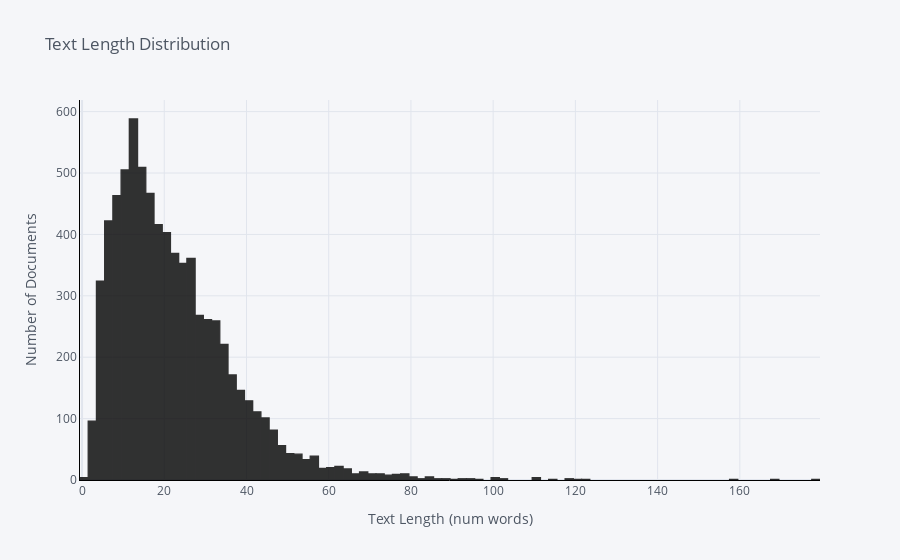
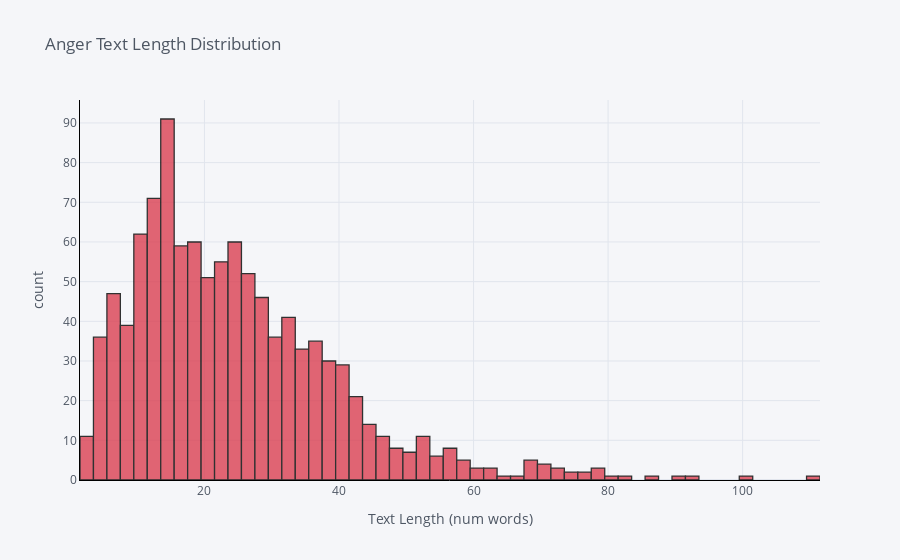
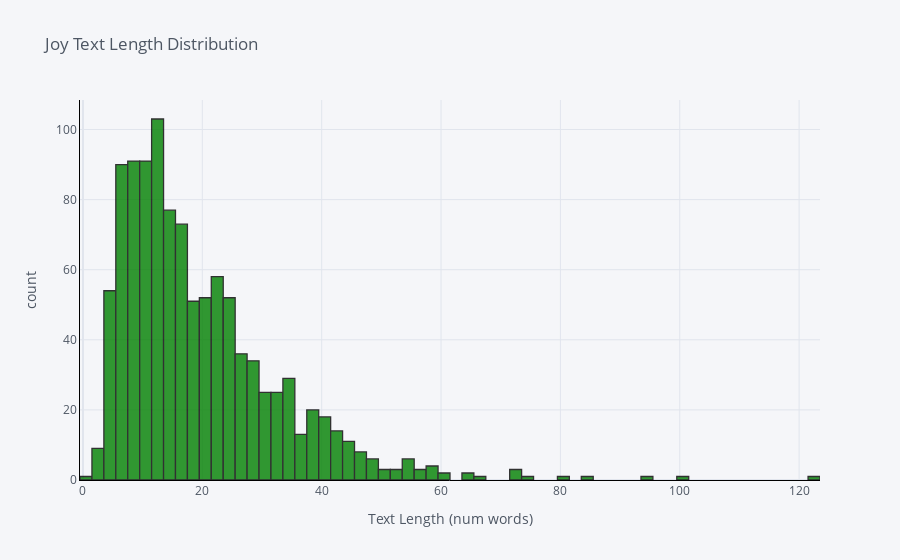
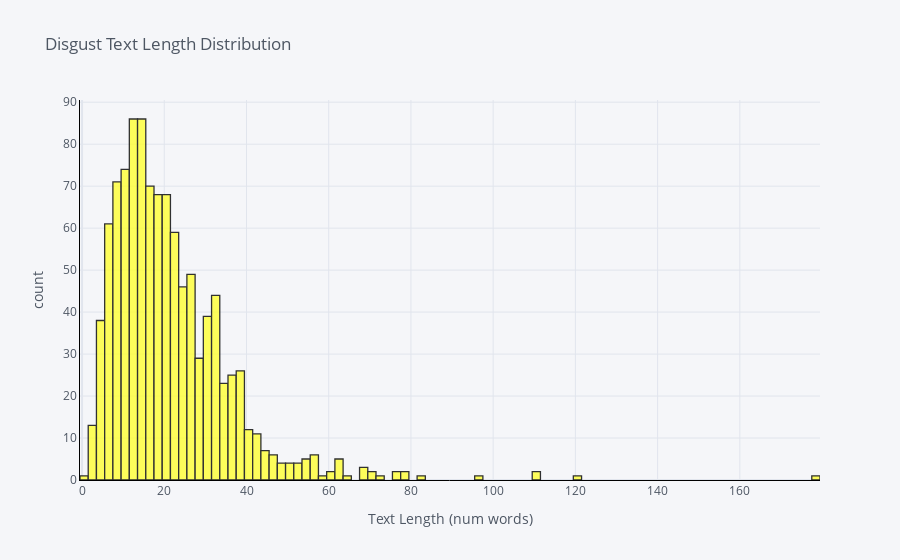

The code cell stored with these charts, in order, in its notebook:
### Code cell
df['len_text'].iplot(
    kind='hist',
    bins=100,
    xTitle='Text Length (num words)',
    linecolor='black',
    color='black',
    yTitle='Number of Documents',
    title='Text Length Distribution')
    
anger['len_text'].iplot(
    kind='hist',
    bins=100,
    xTitle='Text Length (num words)',
    linecolor='black',
    color='red',
    yTitle='count',
    title='Anger Text Length Distribution')

joy['len_text'].iplot(
    kind='hist',
    bins=100,
    xTitle='Text Length (num words)',
    linecolor='black',
    color='green',
    yTitle='count',
    title='Joy Text Length Distribution')

disgust['len_text'].iplot(
    kind='hist',
    bins=100,
    xTitle='Text Length (num words)',
    linecolor='black',
    color='yellow',
    yTitle='count',
    title='Disgust Text Length Distribution')

guilt['len_text'].iplot(
    kind='hist',
    bins=100,
    xTitle='Text Length (num words)',
    linecolor='black',
    color='blue',
    yTitle='count',
    title='Guilt Text Length Distribution')

shame['len_text'].iplot(
    kind='hist',
    bins=100,
    xTitle='Text Length (num words)',
    linecolor='black',
    color='teal',
    yTitle='count',
    title='Shame Text Length Distribution')

sadness['len_text'].iplot(
    kind='hist',
    bins=100,
    xTitle='Text Length (num words)',
    linecolor='black',
    color='purple',
    yTitle='count',
    title='Sadness Text Length Distribution')

fear['len_text'].iplot(
    kind='hist',
    bins=100,
    xTitle='Text Length (num words)',
    linecolor='black',
    yTitle='count',
    title='Fear Text Length Distribution')

### Figure 1 — Plotly figure (JSON) as saved in the notebook; plotly's stock layout.template omitted (floating-point values rounded to 4 significant figures; data arrays with more than 128 entries replaced by an {"elided": "..."} marker saying what was removed)
{"data": [{"histfunc": "count", "histnorm": "", "marker": {"color": "rgba(0, 0, 0, 1.0)", "line": {"color": "#000000", "width": 1.3}}, "name": "len_text", "nbinsx": 100, "opacity": 0.8, "orientation": "v", "type": "histogram", "x": {"elided": "7430 int values"}}], "layout": {"barmode": "overlay", "legend": {"bgcolor": "#F5F6F9", "font": {"color": "#4D5663"}}, "paper_bgcolor": "#F5F6F9", "plot_bgcolor": "#F5F6F9", "title": {"font": {"color": "#4D5663"}, "text": "Text Length Distribution"}, "xaxis": {"gridcolor": "#E1E5ED", "linecolor": "black", "showgrid": true, "tickfont": {"color": "#4D5663"}, "title": {"font": {"color": "#4D5663"}, "text": "Text Length (num words)"}, "zerolinecolor": "#E1E5ED"}, "yaxis": {"gridcolor": "#E1E5ED", "linecolor": "black", "showgrid": true, "tickfont": {"color": "#4D5663"}, "title": {"font": {"color": "#4D5663"}, "text": "Number of Documents"}, "zerolinecolor": "#E1E5ED"}}}

### Figure 2 — Plotly figure (JSON) as saved in the notebook; plotly's stock layout.template omitted (floating-point values rounded to 4 significant figures; data arrays with more than 128 entries replaced by an {"elided": "..."} marker saying what was removed)
{"data": [{"histfunc": "count", "histnorm": "", "marker": {"color": "rgba(219, 64, 82, 1.0)", "line": {"color": "#000000", "width": 1.3}}, "name": "len_text", "nbinsx": 100, "opacity": 0.8, "orientation": "v", "type": "histogram", "x": {"elided": "1069 int values"}}], "layout": {"barmode": "overlay", "legend": {"bgcolor": "#F5F6F9", "font": {"color": "#4D5663"}}, "paper_bgcolor": "#F5F6F9", "plot_bgcolor": "#F5F6F9", "title": {"font": {"color": "#4D5663"}, "text": "Anger Text Length Distribution"}, "xaxis": {"gridcolor": "#E1E5ED", "linecolor": "black", "showgrid": true, "tickfont": {"color": "#4D5663"}, "title": {"font": {"color": "#4D5663"}, "text": "Text Length (num words)"}, "zerolinecolor": "#E1E5ED"}, "yaxis": {"gridcolor": "#E1E5ED", "linecolor": "black", "showgrid": true, "tickfont": {"color": "#4D5663"}, "title": {"font": {"color": "#4D5663"}, "text": "count"}, "zerolinecolor": "#E1E5ED"}}}

### Figure 3 — Plotly figure (JSON) as saved in the notebook; plotly's stock layout.template omitted (floating-point values rounded to 4 significant figures; data arrays with more than 128 entries replaced by an {"elided": "..."} marker saying what was removed)
{"data": [{"histfunc": "count", "histnorm": "", "marker": {"color": "rgba(0, 128, 0, 1.0)", "line": {"color": "#000000", "width": 1.3}}, "name": "len_text", "nbinsx": 100, "opacity": 0.8, "orientation": "v", "type": "histogram", "x": {"elided": "1074 int values"}}], "layout": {"barmode": "overlay", "legend": {"bgcolor": "#F5F6F9", "font": {"color": "#4D5663"}}, "paper_bgcolor": "#F5F6F9", "plot_bgcolor": "#F5F6F9", "title": {"font": {"color": "#4D5663"}, "text": "Joy Text Length Distribution"}, "xaxis": {"gridcolor": "#E1E5ED", "linecolor": "black", "showgrid": true, "tickfont": {"color": "#4D5663"}, "title": {"font": {"color": "#4D5663"}, "text": "Text Length (num words)"}, "zerolinecolor": "#E1E5ED"}, "yaxis": {"gridcolor": "#E1E5ED", "linecolor": "black", "showgrid": true, "tickfont": {"color": "#4D5663"}, "title": {"font": {"color": "#4D5663"}, "text": "count"}, "zerolinecolor": "#E1E5ED"}}}

### Figure 4 — Plotly figure (JSON) as saved in the notebook; plotly's stock layout.template omitted (floating-point values rounded to 4 significant figures; data arrays with more than 128 entries replaced by an {"elided": "..."} marker saying what was removed)
{"data": [{"histfunc": "count", "histnorm": "", "marker": {"color": "rgba(255, 255, 51, 1.0)", "line": {"color": "#000000", "width": 1.3}}, "name": "len_text", "nbinsx": 100, "opacity": 0.8, "orientation": "v", "type": "histogram", "x": {"elided": "1060 int values"}}], "layout": {"barmode": "overlay", "legend": {"bgcolor": "#F5F6F9", "font": {"color": "#4D5663"}}, "paper_bgcolor": "#F5F6F9", "plot_bgcolor": "#F5F6F9", "title": {"font": {"color": "#4D5663"}, "text": "Disgust Text Length Distribution"}, "xaxis": {"gridcolor": "#E1E5ED", "linecolor": "black", "showgrid": true, "tickfont": {"color": "#4D5663"}, "title": {"font": {"color": "#4D5663"}, "text": "Text Length (num words)"}, "zerolinecolor": "#E1E5ED"}, "yaxis": {"gridcolor": "#E1E5ED", "linecolor": "black", "showgrid": true, "tickfont": {"color": "#4D5663"}, "title": {"font": {"color": "#4D5663"}, "text": "count"}, "zerolinecolor": "#E1E5ED"}}}
